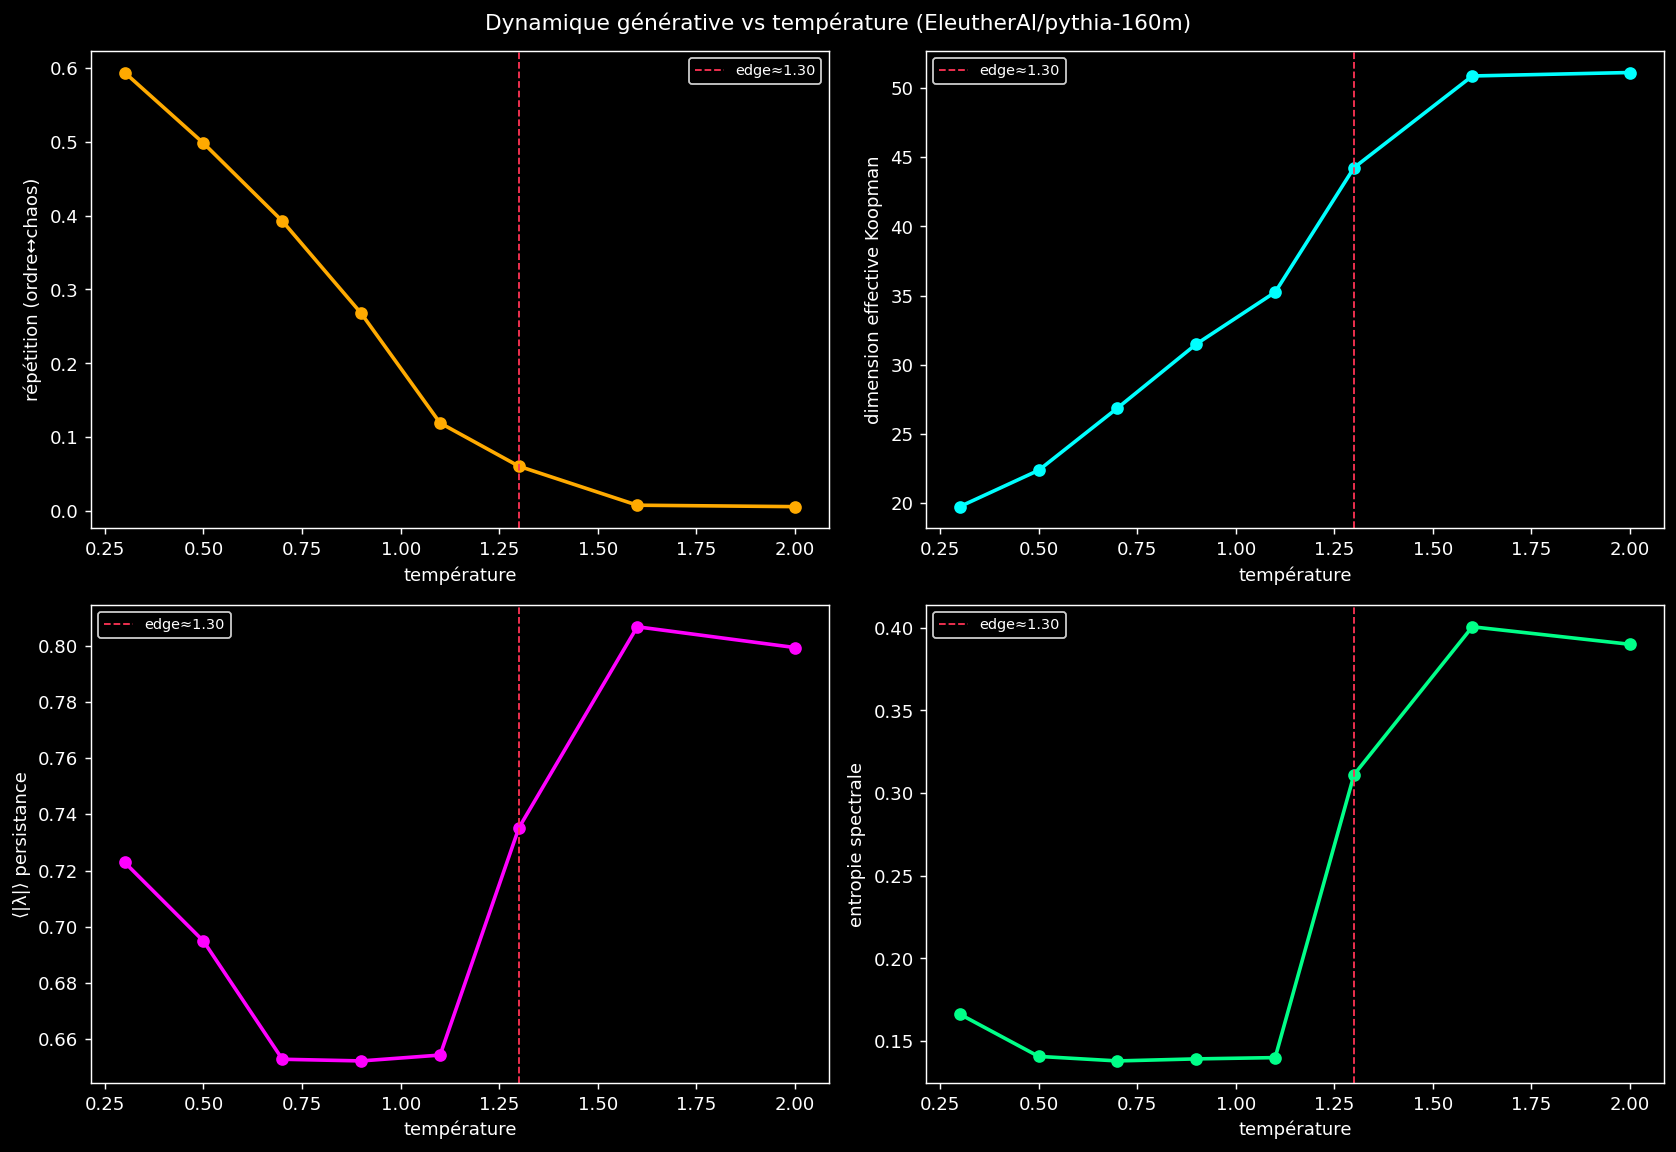

The Python source for this figure:
"""Édge of chaos génératif — mesure DYNAMIQUE (là où Ω statique a échoué).

Ω inter-dim statique mesurait la cohérence, pas l'edge. Ici : propriétés
DYNAMIQUES de la trajectoire de génération vs température, via DMD (machinerie CML) :
- dimension effective Koopman (rang energy 99%) : basse en ordre (répétition
  confinée), monte avec le chaos
- persistance moyenne ⟨|λ|⟩ : modes durables
- entropie spectrale des valeurs singulières : étalement de la dynamique

Edge of chaos = transition de la structure dynamique. Question : régime intermédiaire
riche (dim modérée + modes persistants) entre répétition (basse T) et bruit (haute T) ?
"""
import sys
import os
import json
import numpy as np
import torch
import torch.nn.functional as F
import matplotlib.pyplot as plt

sys.path.insert(0, os.path.dirname(os.path.dirname(os.path.abspath(__file__))))

SEED_PROMPTS = [
    "The meaning of life is", "Once upon a time in a distant land",
    "The most important scientific discovery was", "She looked at the horizon and thought",
    "In the beginning there was", "The machine slowly began to",
    "Music has the power to", "Deep in the forest, something",
]


@torch.no_grad()
def generate_traj(model, tok, prompt, T, layer, n_gen=64, seed=0):
    torch.manual_seed(seed)
    ids = tok(prompt, return_tensors="pt")["input_ids"]
    hid, toks = [], []
    for _ in range(n_gen):
        out = model(ids, output_hidden_states=True)
        hid.append(out.hidden_states[layer][0, -1, :].numpy())
        logits = out.logits[0, -1, :] / max(T, 1e-3)
        nxt = torch.multinomial(F.softmax(logits, dim=-1), 1)
        ids = torch.cat([ids, nxt[None, :]], dim=1)
        toks.append(int(nxt.item()))
    return np.array(hid), toks


def dmd_metrics(X, energy=0.99):
    """X (T, D) trajectoire. Retourne dim effective, ⟨|λ|⟩, entropie spectrale."""
    X0, X1 = X[:-1].T, X[1:].T
    U, S, Vh = np.linalg.svd(X0, full_matrices=False)
    p = S ** 2 / np.sum(S ** 2)
    spec_entropy = -np.sum(p * np.log(p + 1e-12)) / np.log(len(p))  # normalisée [0,1]
    cum = np.cumsum(p)
    r = max(2, int(np.searchsorted(cum, energy) + 1))
    r = min(r, len(S))
    Ur, Sr, Vr = U[:, :r], S[:r], Vh[:r].conj().T
    Atil = Ur.conj().T @ X1 @ Vr @ np.diag(1.0 / Sr)
    lam = np.linalg.eigvals(Atil)
    return r, float(np.mean(np.abs(lam))), float(spec_entropy)


def run(model_name="EleutherAI/pythia-160m",
        temps=(0.3, 0.5, 0.7, 0.9, 1.1, 1.3, 1.6, 2.0),
        layer=6, n_gen=64, seed=0, outdir=None):
    if outdir is None:
        outdir = os.path.dirname(os.path.abspath(__file__))
    from transformers import AutoModelForCausalLM, AutoTokenizer

    print(f"Dynamique générative | {model_name} | couche {layer}\n")
    tok = AutoTokenizer.from_pretrained(model_name)
    if tok.pad_token is None:
        tok.pad_token = tok.eos_token
    model = AutoModelForCausalLM.from_pretrained(model_name, output_hidden_states=True)
    model.eval()

    temps = list(temps)
    dim_eff = np.zeros(len(temps))
    persist = np.zeros(len(temps))
    spec_ent = np.zeros(len(temps))
    repetition = np.zeros(len(temps))

    for i, T in enumerate(temps):
        dims, lams, ents, reps = [], [], [], []
        for j, p in enumerate(SEED_PROMPTS):
            H, toks = generate_traj(model, tok, p, T, layer, n_gen=n_gen, seed=seed + j)
            r, ml, se = dmd_metrics(H)
            dims.append(r); lams.append(ml); ents.append(se)
            reps.append(1.0 - len(set(toks)) / len(toks))
        dim_eff[i] = np.mean(dims)
        persist[i] = np.mean(lams)
        spec_ent[i] = np.mean(ents)
        repetition[i] = np.mean(reps)
        print(f"  T={T:.2f} | rép={repetition[i]:.3f} | dim_eff={dim_eff[i]:.1f} | "
              f"⟨|λ|⟩={persist[i]:.3f} | H_spec={spec_ent[i]:.3f}")

    peak_dim_T = temps[int(np.argmax(dim_eff))]
    print(f"\ndim effective max à T={peak_dim_T:.2f}")
    # edge candidat : dérivée max de dim_eff (transition la plus brutale)
    ddim = np.gradient(dim_eff, temps)
    edge_T = temps[int(np.argmax(ddim))]
    print(f"transition dim_eff la plus brutale (edge candidat) à T={edge_T:.2f}")

    fig, axes = plt.subplots(2, 2, figsize=(13, 9))
    panels = [("répétition (ordre↔chaos)", repetition, "#ffaa00"),
              ("dimension effective Koopman", dim_eff, "#00ffff"),
              ("⟨|λ|⟩ persistance", persist, "#ff00ff"),
              ("entropie spectrale", spec_ent, "#00ff88")]
    for ax, (lab, vec, col) in zip(axes.flat, panels):
        ax.plot(temps, vec, "o-", color=col, lw=2)
        ax.axvline(edge_T, color="#ff3355", ls="--", lw=1, label=f"edge≈{edge_T:.2f}")
        ax.set_xlabel("température", color="white")
        ax.set_ylabel(lab, color="white")
        ax.legend(facecolor="black", labelcolor="white", edgecolor="white", fontsize=8)
        ax.set_facecolor("black"); ax.tick_params(colors="white")
        for sp in ax.spines.values():
            sp.set_color("white")
    fig.patch.set_facecolor("black")
    fig.suptitle(f"Dynamique générative vs température ({model_name})", color="white")
    plt.tight_layout()
    png = os.path.join(outdir, "llm_generative_dynamics.png")
    plt.savefig(png, dpi=130, facecolor="black", bbox_inches="tight")
    print(f"\nsaved {png}")

    out = {"model": model_name, "layer": layer, "temps": temps,
           "dim_eff": dim_eff.tolist(), "persist": persist.tolist(),
           "spec_entropy": spec_ent.tolist(), "repetition": repetition.tolist(),
           "edge_T": edge_T}
    with open(os.path.join(outdir, "llm_generative_dynamics.json"), "w") as f:
        json.dump(out, f, indent=2)
    print(f"saved {os.path.join(outdir, 'llm_generative_dynamics.json')}")
    return out


if __name__ == "__main__":
    run()
